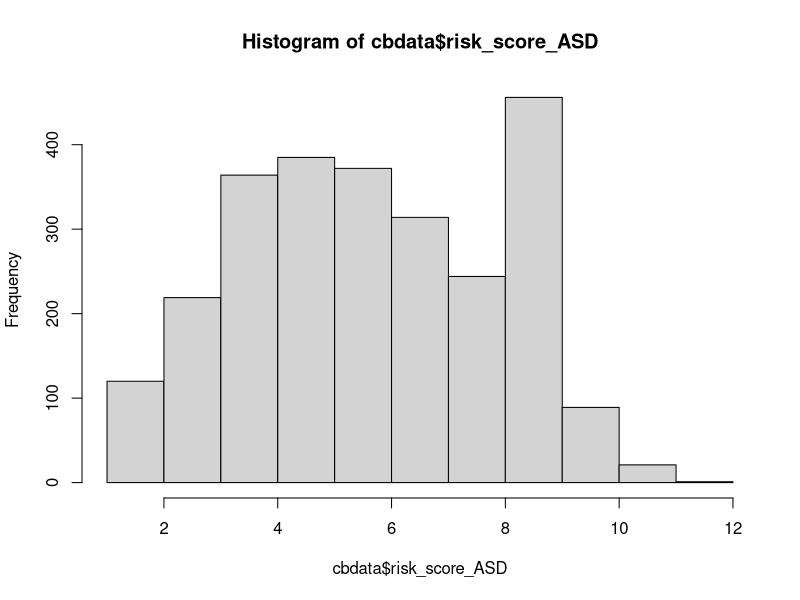
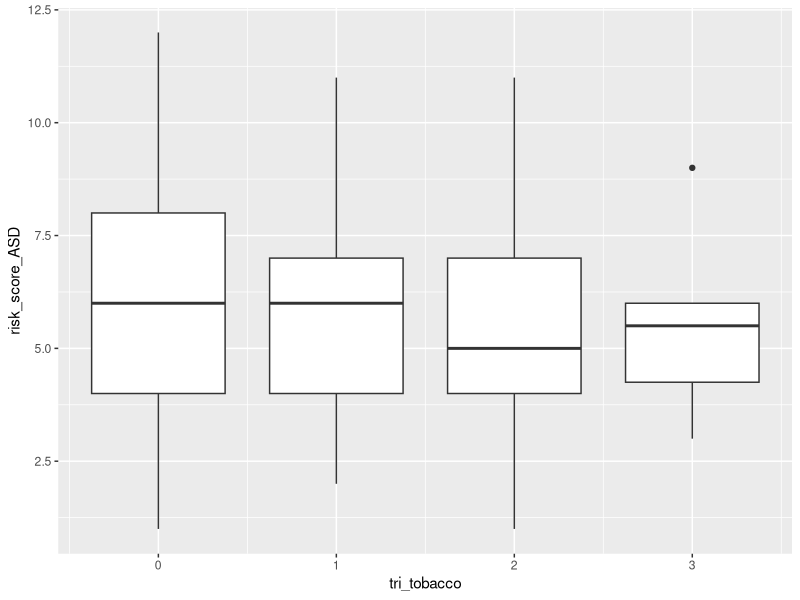
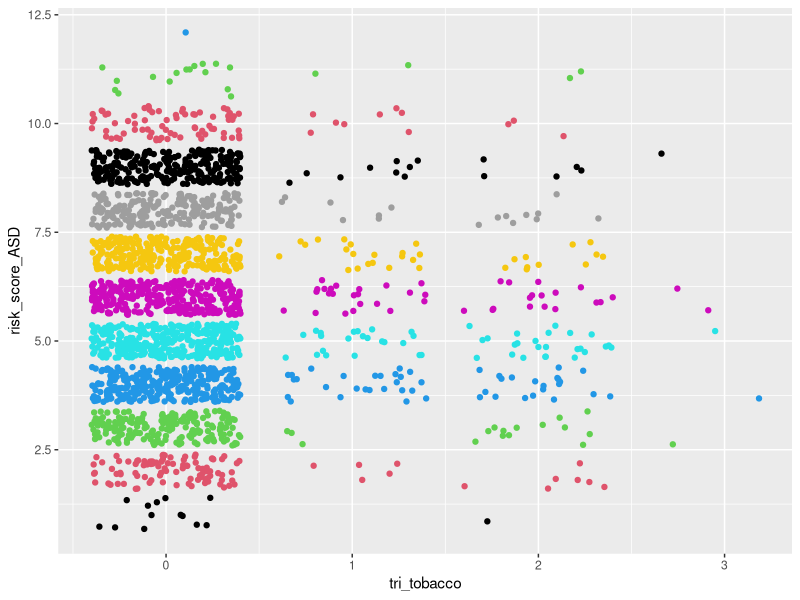
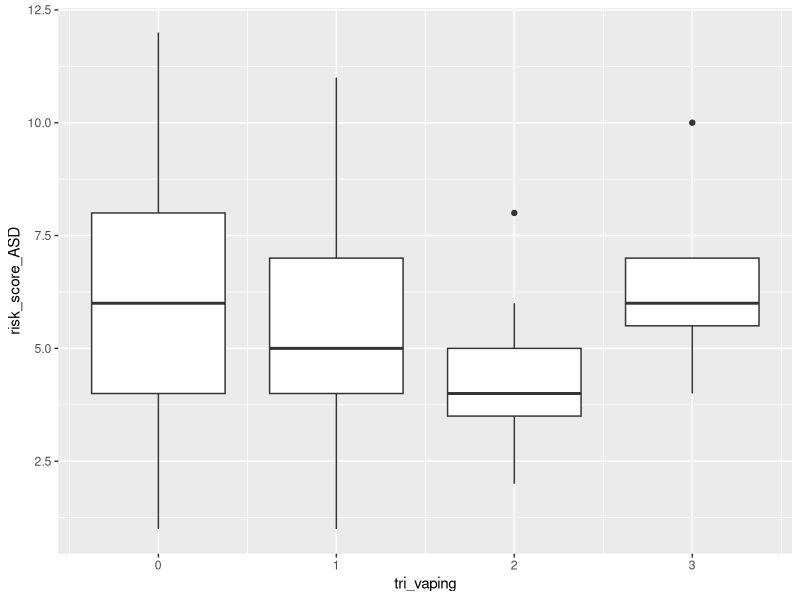
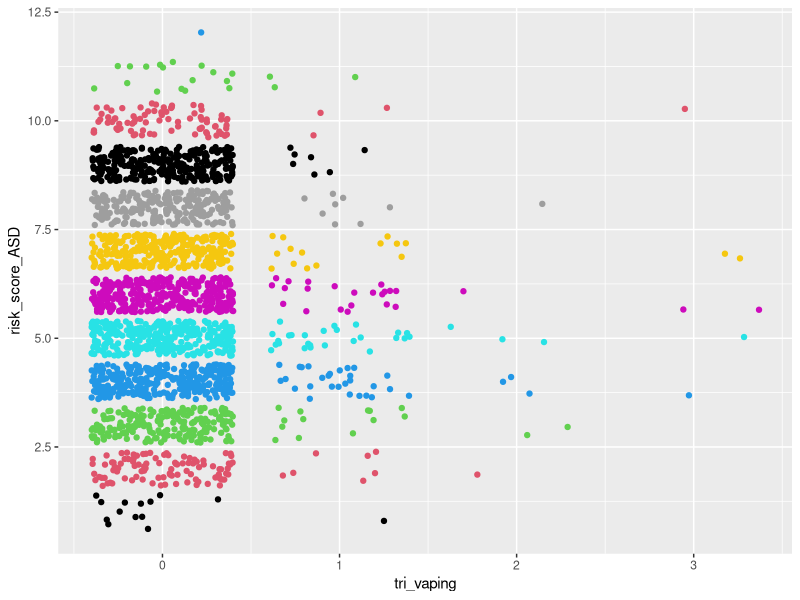
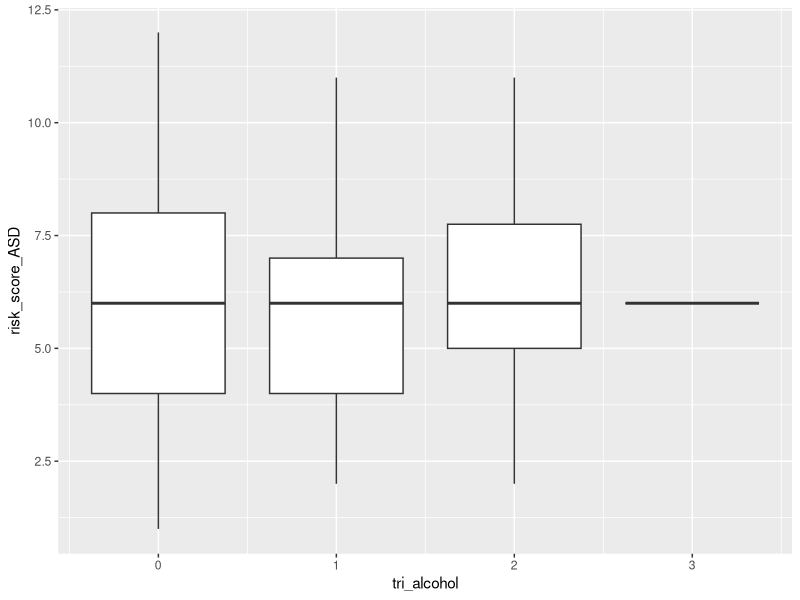
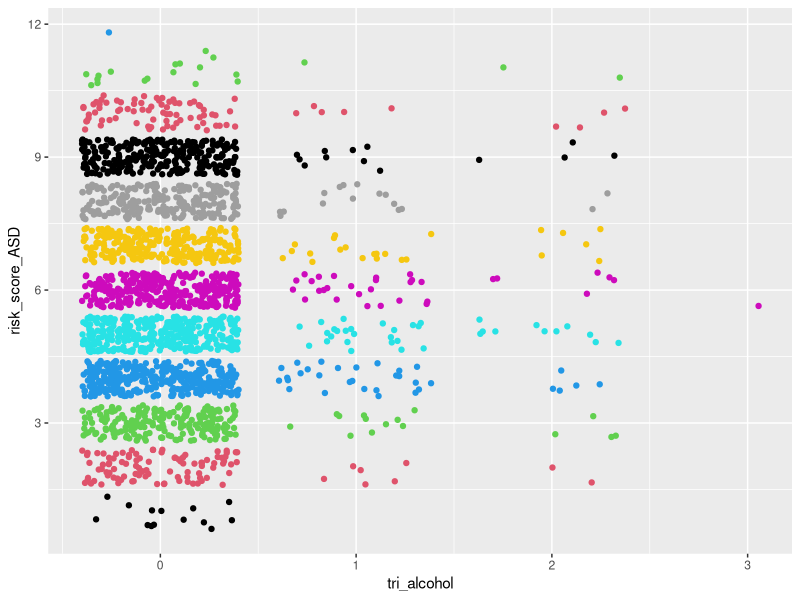
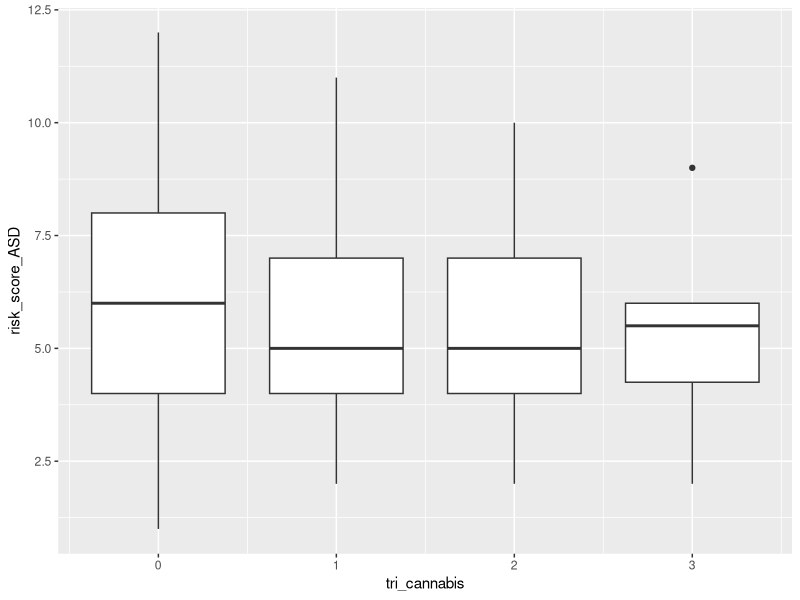

Source code (R) for these figures, in order:
## ---- chunk 1
#load packages
library(readr)
library(dplyr)
library(stringr)
## ---- chunk 2
#load data
cbdata <- read_csv("ChatterBabyData.csv")
## ---- chunk 3
mean(cbdata$risk_score_ASD)
var(cbdata$risk_score_ASD)
hist(cbdata$risk_score_ASD)
## ---- chunk 4
which(colnames(cbdata) == "mat_dep"):which(colnames(cbdata) == "momfever")
cbdata[,c(126:133)][is.na(cbdata[,c(126:133)])] <- 0

cbdata$art[is.na(cbdata$art)] <- 0 
cbdata$asd_genetic[is.na(cbdata$asd_genetic)] <- 0 

#fix some NA's in totalpregnancies by setting to number of live births
cbdata$totalpregnancies[which(is.na(cbdata$totalpregnancies) == TRUE & is.na(cbdata$momlivebirths) == FALSE)] <- 
cbdata$momlivebirths[which(is.na(cbdata$totalpregnancies) == TRUE & is.na(cbdata$momlivebirths) == FALSE)]

#fix some NA's in totalpregnancies by setting to 1 if no siblings and not adopted
cbdata$totalpregnancies[which(is.na(cbdata$totalpregnancies) == TRUE & cbdata$birthordertotal == 0 & cbdata$adoption == 0)] <- 1

# set live births to number of total pregnancies 
# if number of total pregnancies = number of total siblings + 1(baby)
# so as to not include miscarriages
cbdata$momlivebirths[which((is.na(cbdata$momlivebirths) == TRUE) &
                           (cbdata$totalpregnancies == (cbdata$birthordertotal + 1)))] <-
  cbdata$totalpregnancies[which((is.na(cbdata$momlivebirths) == TRUE) & 
                                (cbdata$totalpregnancies == (cbdata$birthordertotal + 1)))]

# set live births to number of total pregnancies 
# if number of total pregnancies = number of full siblings + 1(baby) 
# so as to not include miscarriages (where birthordertotal = 0 because of NA in olderhalfsiblings)
cbdata$momlivebirths[which((is.na(cbdata$momlivebirths) == TRUE) &
                           (cbdata$totalpregnancies == (cbdata$numberfullsiblings + 1)))] <-
  cbdata$totalpregnancies[which((is.na(cbdata$momlivebirths) == TRUE) & 
                                (cbdata$totalpregnancies == (cbdata$numberfullsiblings + 1)))]

# set live births to number of full siblings + 1
# if number of total pregnancies > number of full siblings and 
# number of older half siblings = 0 so as to not include children only from father and miscarriages
cbdata$momlivebirths[which((is.na(cbdata$momlivebirths) == TRUE) & 
                           (cbdata$totalpregnancies > cbdata$numberfullsiblings) &
                           cbdata$olderhalfsiblings == 0 )] <-
  cbdata$numberfullsiblings[which((is.na(cbdata$momlivebirths) == TRUE) & 
                                  (cbdata$totalpregnancies > cbdata$numberfullsiblings) &
                                  cbdata$olderhalfsiblings == 0 )] + 1
## ---- chunk 5
# classify as post partum psychosis
cbdata <- cbdata %>% mutate(maternalpregnancyproblems___20 = replace(maternalpregnancyproblems___20, maternalpregnancyproblems_other == "post partum anxiety" | maternalpregnancyproblems_other == "Post partum anxiety" | maternalpregnancyproblems_other == "Post-partum anxiety" | maternalpregnancyproblems_other == "Postpartum hemorrhaging" | maternalpregnancyproblems_other == "Perinatal anxiety",1))
cbdata <- cbdata %>% mutate(maternalpregnancyproblems_other = replace(maternalpregnancyproblems_other, maternalpregnancyproblems_other == "post partum anxiety" | maternalpregnancyproblems_other == "Post partum anxiety" | maternalpregnancyproblems_other == "Post-partum anxiety" | maternalpregnancyproblems_other == "Postpartum hemorrhaging" | maternalpregnancyproblems_other == "Perinatal anxiety", NA ))

# classify as Chorioamnionitis 
cbdata <- cbdata %>% mutate(maternalpregnancyproblems___21 = replace(maternalpregnancyproblems___21, maternalpregnancyproblems_other == "Chorioamnionitis", 1))
cbdata <- cbdata %>% mutate(maternalpregnancyproblems_other = replace(maternalpregnancyproblems_other, maternalpregnancyproblems_other == "Chorioamnionitis", NA))

# classify as bleeding
cbdata <- cbdata %>% mutate(maternalpregnancyproblems___14 = replace(maternalpregnancyproblems___14, maternalpregnancyproblems_other == "Unusual pain in the abdomen, stress, miscarriage probability, bleeding.", 1))
cbdata <- cbdata %>% mutate(maternalpregnancyproblems_other = replace(maternalpregnancyproblems_other, maternalpregnancyproblems_other == "Unusual pain in the abdomen, stress, miscarriage probability, bleeding.", NA))

# classify as preterm labor
cbdata <- cbdata %>% mutate(maternalpregnancyproblems___11 = replace(maternalpregnancyproblems___11, maternalpregnancyproblems_other == "Early contractions with diction starting at 30 weeks. I received steroid shot to develop baby's lungs faster.", 1))
cbdata <- cbdata %>% mutate(maternalpregnancyproblems_other = replace(maternalpregnancyproblems_other, maternalpregnancyproblems_other == "Early contractions with diction starting at 30 weeks. I received steroid shot to develop baby's lungs faster.", NA))

# classify as History of recurrent miscarriage/ recurrent pregnancy loss 
cbdata <- cbdata %>% mutate(maternalpregnancyproblems___10 = replace(maternalpregnancyproblems___10, maternalpregnancyproblems_other == "Prior full term stillbirth; had double nuchal cord resulting in emergent csection at 36 weeks", 1))
cbdata <- cbdata %>% mutate(maternalpregnancyproblems_other = replace(maternalpregnancyproblems_other, maternalpregnancyproblems_other == "Prior full term stillbirth; had double nuchal cord resulting in emergent csection at 36 weeks", NA))

# classify as hypertension
cbdata <- cbdata %>% mutate(maternalpregnancyproblems___9 = replace(maternalpregnancyproblems___9, maternalpregnancyproblems_other == "Protein in urine day of induction and hypertension only at 38 weeks" | maternalpregnancyproblems_other == "Mild hypertension at 37 weeks", 1))
cbdata <- cbdata %>% mutate(maternalpregnancyproblems_other = replace(maternalpregnancyproblems_other, maternalpregnancyproblems_other == "Protein in urine day of induction and hypertension only at 38 weeks"| maternalpregnancyproblems_other == "Mild hypertension at 37 weeks", 1))

# classify as 13, Placental abruption
cbdata <- cbdata %>% mutate(maternalpregnancyproblems___13 = replace(maternalpregnancyproblems___13, maternalpregnancyproblems_other == "Calcified placenta" | maternalpregnancyproblems_other == "Placenta calcification" | maternalpregnancyproblems_other == "Placenta hematoma" | maternalpregnancyproblems_other == "placental aging" | maternalpregnancyproblems_other == "Underperfusion placenta" , 1))
cbdata <- cbdata %>% mutate(maternalpregnancyproblems_other = replace(maternalpregnancyproblems_other, maternalpregnancyproblems_other == "Calcified placenta" | maternalpregnancyproblems_other == "Placenta calcification" | maternalpregnancyproblems_other == "Placenta hematoma" | maternalpregnancyproblems_other == "placental aging"| maternalpregnancyproblems_other == "Underperfusion placenta", NA))

# Get rid of the column 
cbdata$maternalpregnancyproblems_other <- NULL
## ---- chunk 6
# Convert all Mom Trauma NA's to 0: 
cbdata$mom_trauma[is.na(cbdata$mom_trauma)] <- 0 
## ---- chunk 7
# Getting rid of column
cbdata$mat_mental_health_other = NULL
# Cleaning that can be put into other columns
cbdata[c(216, 520, 598, 1089),115] = 1
cbdata[240,83] = 1
cbdata[499,85] = 1
cbdata[c(1683, 2245), 111] = 1

# Multiple entries for one person
cbdata[912, c(227, 232)] = 1
cbdata[915, c(228, 231, 232)] = 1
cbdata[1667, c(112, 231)] = 1
cbdata[2579, c(112, 113, 230, 231)] = 1
cbdata[c(76, 2501), c(111, 112)] = 1
## ---- chunk 8
cbdata <- cbdata %>% mutate(mathealth_count = matmentalhealth___1 + matmentalhealth___2 + matmentalhealth___3 + matmentalhealth___4 + matmentalhealth___5 + matmentalhealth___6 + matmentalhealth___7)
## ---- chunk 9
# Cutting off Baby Age at 5 years old
cbdata$babyage = ifelse(cbdata$babyage <= 1825, cbdata$babyage, NA)
## ---- chunk 10
predata <- cbdata %>% select(babyage, momsdeliveryage, momsedu, sex, art, artmethod___1,
                          artmethod___7, artmethod___6, artmethod___2, artmethod___3,
                          artmethod___4, artmethod___5, mom_trauma,
                          maternalpregnancyproblems___1, maternalpregnancyproblems___2,
                          maternalpregnancyproblems___3, maternalpregnancyproblems___15,
                          maternalpregnancyproblems___21, maternalpregnancyproblems___16,
                          maternalpregnancyproblems___4, maternalpregnancyproblems___5,
                          maternalpregnancyproblems___6, maternalpregnancyproblems___7,
                          maternalpregnancyproblems___8, maternalpregnancyproblems___9,
                          maternalpregnancyproblems___10, maternalpregnancyproblems___11,
                          maternalpregnancyproblems___12, maternalpregnancyproblems___13,
                          maternalpregnancyproblems___14, maternalpregnancyproblems___17,
                          maternalpregnancyproblems___19, maternalpregnancyproblems___20,
                          maternalpregnancyproblems___18,
                          matmentalhealth___1, matmentalhealth___2, matmentalhealth___3,
                          matmentalhealth___4, matmentalhealth___5, matmentalhealth___6,
                          matmentalhealth___7, mat_dep, mat_anx,
                          mat_ocd, mat_bp, mat_adhd, mat_pssd, mathealth_count, momfever, whenfever___1,
                          whenfever___2, whenfever___3, tobacco_pregnancy_when___1,
                          tobacco_pregnancy_when___2, tobacco_pregnancy_when___3,
                          vaping_pregnancy___1, vaping_pregnancy___2, vaping_pregnancy___3,
                          alcohol_pregnancy_when___1, alcohol_pregnancy_when___2,
                          alcohol_pregnancy_when___3, cannabis_pregnancy_when___1,
                          cannabis_pregnancy_when___2, cannabis_pregnancy_when___3,
                          stimulants_pregnancy_when___1, stimulants_pregnancy_when___2,
                          stimulants_pregnancy_when___3, opioids_pregnancy_when___1,
                          opioids_pregnancy_when___2, opioids_pregnancy_when___3,
                          psychoactive_pregnancy___1, psychoactive_pregnancy___2,
                          psychoactive_pregnancy___3, delivery, momlivebirths,
                          totalpregnancies, maternalproblems1, asd1, deaf1, ddfamily1,
                          szbpfamily1, risk_score_ASD) 
## ---- chunk 11
# filter out age and live births outliers
predata <- predata %>% filter(momlivebirths != 10 & momsdeliveryage != 12 | momlivebirths != 10 & momsdeliveryage != 18)
summary(predata)
## ---- chunk 12
# resulting columns are total number of trimesters drug was used
predata$tri_tobacco = rowSums(predata[,52:54])
predata$tri_vaping = rowSums(predata[,55:57])
predata$tri_alcohol = rowSums(predata[,58:60])
predata$tri_cannabis = rowSums(predata[,61:63])
predata$tri_stimulants = rowSums(predata[,64:66])
predata$tri_opioids = rowSums(predata[,67:69])
predata$tri_psychoactives = rowSums(predata[,70:72])

# getting rid of "when drug" columns
predata[,52:72] = NULL
## ---- chunk 13
predata$mat_adhd <- ifelse(predata$mat_adhd==3, 0, predata$mat_adhd)
predata$mat_dep <- ifelse(predata$mat_dep==3, 0, predata$mat_dep)
predata$mat_anx <- ifelse(predata$mat_anx==3, 0, predata$mat_anx)
predata$mat_ocd <- ifelse(predata$mat_ocd==3, 0, predata$mat_ocd)
predata$mat_bp <- ifelse(predata$mat_bp==3, 0, predata$mat_bp)
predata$mat_pssd <- ifelse(predata$mat_pssd==3, 0, predata$mat_pssd)
## ---- chunk 14
# Convert mat_variable rows to show that mental health problem occurs before or during pregnancy

predata$mat_adhd <- ifelse(predata$mat_adhd==2, 1, predata$mat_adhd)
predata$mat_dep <- ifelse(predata$mat_dep==2, 1, predata$mat_dep)
predata$mat_anx <- ifelse(predata$mat_anx==2, 1, predata$mat_anx)
predata$mat_ocd <- ifelse(predata$mat_ocd==2, 1, predata$mat_ocd)
predata$mat_bp <- ifelse(predata$mat_bp==2, 1, predata$mat_bp)
predata$mat_pssd <- ifelse(predata$mat_pssd==2, 1, predata$mat_pssd)
## ---- chunk 15
library(ggplot2)

ggplot(predata, aes(x = tri_tobacco, y = risk_score_ASD, group = tri_tobacco)) + geom_boxplot()
ggplot(predata, aes(x = tri_tobacco, y = risk_score_ASD)) + geom_jitter(color = predata$risk_score_ASD)

ggplot(predata, aes(x = tri_vaping, y = risk_score_ASD, group = tri_vaping)) + geom_boxplot()
ggplot(predata, aes(x = tri_vaping, y = risk_score_ASD)) + geom_jitter(color = predata$risk_score_ASD)

ggplot(predata, aes(x = tri_alcohol, y = risk_score_ASD, group = tri_alcohol)) + geom_boxplot()
ggplot(predata, aes(x = tri_alcohol, y = risk_score_ASD)) + geom_jitter(color = predata$risk_score_ASD)

ggplot(predata, aes(x = tri_cannabis, y = risk_score_ASD, group = tri_cannabis)) + geom_boxplot()
ggplot(predata, aes(x = tri_cannabis, y = risk_score_ASD)) + geom_jitter(color = predata$risk_score_ASD)

ggplot(predata, aes(x = tri_stimulants, y = risk_score_ASD, group = tri_stimulants)) + geom_boxplot()
ggplot(predata, aes(x = tri_stimulants, y = risk_score_ASD)) + geom_jitter(color = predata$risk_score_ASD)

ggplot(predata, aes(x = tri_opioids, y = risk_score_ASD, group = tri_opioids)) + geom_boxplot()
ggplot(predata, aes(x = tri_opioids, y = risk_score_ASD)) + geom_jitter(color = predata$risk_score_ASD)

ggplot(predata, aes(x = tri_psychoactives, y = risk_score_ASD, group = tri_psychoactives)) + geom_boxplot()
ggplot(predata, aes(x = tri_psychoactives, y = risk_score_ASD)) + geom_jitter(color = predata$risk_score_ASD)
## ---- chunk 16
library(corrplot)

var1 <- c("matmentalhealth___1", "matmentalhealth___2", "matmentalhealth___3", "matmentalhealth___4", "matmentalhealth___5", "matmentalhealth___6")
predata1 <- predata[ ,var1]
corrmat <- round(cor(predata1), 4)
corrplot(corrmat)
## ---- chunk 17

maledata <- predata %>% filter(sex == 1)
m10 <- glm(risk_score_ASD ~ maternalproblems1 + maternalpregnancyproblems___15 + maternalpregnancyproblems___19 +  matmentalhealth___2 + asd1 + mat_pssd, data = maledata, family = "poisson")
summary(m10) # matmentalhealth___2 , maternalpregnancyproblems___19 

femaledata <- predata %>% filter(sex == 0)
m11 <- glm(risk_score_ASD ~ maternalproblems1 + maternalpregnancyproblems___15 + maternalpregnancyproblems___19 +  matmentalhealth___2 + asd1 + mat_pssd, data = femaledata, family = "poisson")
summary(m11) # maternalproblems1, matmentalhealth___2
